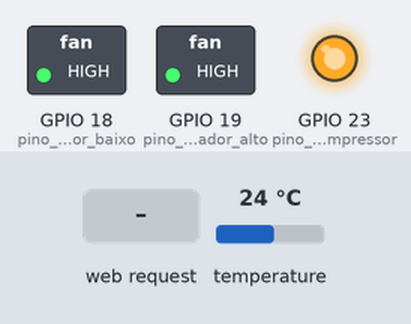
This sketch was run on a simulated ESP32. Shown: switched loads named in the sketch (green lamp = pin HIGH), output pins drawn as LEDs (lit = HIGH). The inputs (shaded band) are chosen by the test bench; at power-on: temperature 24 °C. WiFi joins after 1.5 s; servers stay silent unless stated; what the sketch prints to the serial monitor is not drawn.

Above: at 2.7 s.
2.8 s: HTTP request GET /ligar-desligar received
At 4.3 s:
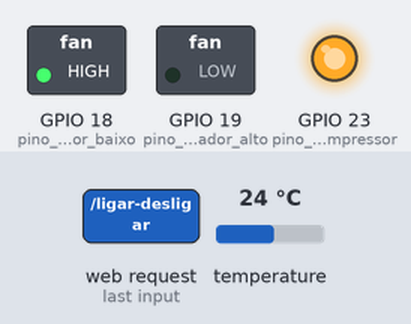
5.2 s: HTTP request GET /v1 received
At 7.1 s:
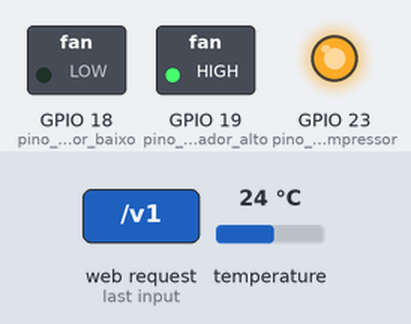
7.5 s: HTTP request GET /v2 received
At 8.7 s:
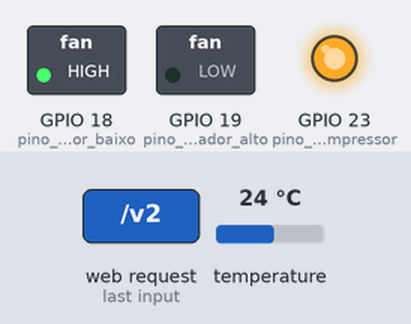
9.8 s: HTTP request GET /v0 received
At 11.5 s:
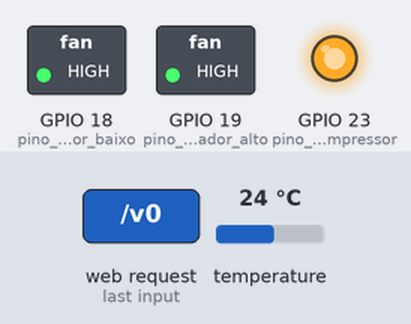
Timing chart, 0 to 13.0 s (numbered marks = the images above; inputs shaded):
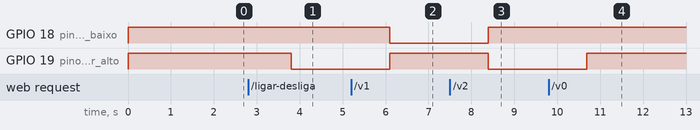

The sketch:

placa-de-ar-condicionado.ino
```cpp
#include <WiFi.h>
#include <DallasTemperature.h>
#include <OneWire.h>

#define pino_compressor 23
#define pino_sensor_temperatura 21
#define pino_ventilador_baixo 18
#define pino_ventilador_alto 19


const char* ssid = "SUA_REDE"; //ssid da rede
const char* password =  "SENHA"; //senha da rede
WiFiServer server(80);


OneWire onewire(pino_sensor_temperatura);
DallasTemperature sensors(&onewire);

float lerTemperatura() {
  sensors.requestTemperatures();
   float temperatura = sensors.getTempCByIndex(0);
  return temperatura;
}

float temperaturaDesejada = 20;

void diminuirTemperatura(){
  if(temperaturaDesejada > 15){
    temperaturaDesejada--;
  }
}

void aumentarTemperatura(){
  if(temperaturaDesejada < 35){
    temperaturaDesejada++;
  }
}


/*************************COMPRESSOR*************************/
//O relé do compressor tem a lógica invertida pois ele ativa no nível lógico LOW;
//E desativa com o nível lógico HIGH.

bool compressorLigado = false;

void ligarCompressor(){
  digitalWrite(pino_compressor, LOW);
  compressorLigado = true;
}

void desligarCompressor(){
  digitalWrite(pino_compressor, HIGH);
  compressorLigado = false;
}


const int intervalo_compressor = 90000; //milissegundos
int ultimaTrocaCompressor = -90000;
bool arCondicionadoLigado = false;

bool trocarEstadoCompressor(int agora){
  if (agora - ultimaTrocaCompressor >= intervalo_compressor){
    ultimaTrocaCompressor = agora;
    return true;
  }

  return false;
}


/*************************VENTILADORES*************************/
float potenciaVentiladorDesejada = 0;

void ventiladorDesligado(){
  digitalWrite(pino_ventilador_baixo, HIGH);
  digitalWrite(pino_ventilador_alto, HIGH);
}

void ventiladorBaixo(){
  digitalWrite(pino_ventilador_baixo, LOW);
  digitalWrite(pino_ventilador_alto, HIGH);
}

void ventiladorAlto(){
  digitalWrite(pino_ventilador_baixo, HIGH);
  digitalWrite(pino_ventilador_alto, LOW);
}

/*********************ON/OFF*********************/

void desligarArCondicionado(int agora){
  if(trocarEstadoCompressor(agora)){
    desligarCompressor();
  }

  ventiladorDesligado();
}

//Verifica se o usuário clicou no estado de "Ventilação desligada" naquele instante
bool clicou = false;


void refrigerar(int agora){
  if(!compressorLigado){
    if(trocarEstadoCompressor(agora)){
      ligarCompressor();
    }
  }

  if(potenciaVentiladorDesejada == 0 and !clicou){
    potenciaVentiladorDesejada = 2;
  }
}


void setup() {
  pinMode(pino_compressor, OUTPUT);
  pinMode(pino_ventilador_baixo, OUTPUT);
  pinMode(pino_ventilador_alto, OUTPUT);

  digitalWrite(pino_compressor, HIGH);
  digitalWrite(pino_ventilador_baixo, HIGH);
  digitalWrite(pino_ventilador_alto, HIGH);
  Serial.begin(115200);

  //Inicia a conexão WiFi
  WiFi.begin(ssid, password);

  while (WiFi.status() != WL_CONNECTED) {
    delay(500);
    Serial.println("Conectando...");
  }
  Serial.print("Conectado a ");
  Serial.println(ssid);
  Serial.println(WiFi.localIP());
  server.begin();
  //Para estabelecer a conexão, é necessário abrir um browser e digitar o endereço IP correspondente
}

void loop()
{
  float temperaturaAtual = lerTemperatura();
  int agora = millis();

  if(arCondicionadoLigado)
  {
    if(temperaturaAtual > temperaturaDesejada){
      refrigerar(agora);
    }else{
      if(compressorLigado && trocarEstadoCompressor(agora)){
        desligarCompressor();
      }
    }

    if(potenciaVentiladorDesejada == 2){
      ventiladorAlto();
    } else if(potenciaVentiladorDesejada == 1){
      ventiladorBaixo();
    } else if(potenciaVentiladorDesejada == 0){
      ventiladorDesligado();
    }
  }else
  {
    desligarArCondicionado(agora);
  }


  WiFiClient client = server.available(); //Avalia se existe um cliente disponível para estabelecer a conexão

  if (client)
  {
    Serial.println("Novo cliente conectado.");
    String currentLine = "";
    while (client.connected())
    {
      if (client.available())
      {
        char c = client.read();
        Serial.write(c);
        if (c == '\n')
        {
          if (currentLine.length() == 0)
          {
            client.println("HTTP/1.1 200 OK");
            client.println("Content-type:text/html");
            client.println();
            client.print("<!DOCTYPE html><html lang=\"pt-BR\"><head>");
            client.print("<meta charset=\"UTF-8\">");
            client.print("<meta name=\"viewport\" content=\"width=device-width, initial-scale=1\">");
            client.print("<link rel=\"stylesheet\" href=\"https://fonts.googleapis.com/css2?family=Material+Symbols+Sharp:opsz,wght,FILL,GRAD@20..48,100..700,0..1,-50..200\"/>");
            client.print("<title>Controle Ar Condicionado</title>");

            /* ===== CSS Responsivo ===== */
            client.print("<style>");
            client.print(":root{--bg:#000;--panel:#131819;--text:#fff;--muted:#8aa0a3;--btn:#444;--radius:12px;");
            client.print("--fs-xxl:clamp(3rem,10vw,9rem);--fs-xl:clamp(1.25rem,3.5vw,2rem);--fs-lg:clamp(1rem,2.8vw,1.5rem);");
            client.print("--fs-md:clamp(0.95rem,2.2vw,1.15rem);--fs-sm:clamp(0.85rem,1.9vw,1rem);--gap:clamp(12px,2.5vw,20px);}");
            client.print("*{box-sizing:border-box;}html,body{height:100%;}body{margin:0;font-family:Arial,Helvetica,sans-serif;color:var(--text);background:var(--bg);}");
            client.print(".main{min-height:100vh;display:flex;flex-direction:column;gap:var(--gap);background:var(--panel);padding:clamp(12px,3vw,24px);}");
            client.print(".display{display:flex;flex-direction:column;gap:clamp(8px,2vw,12px);}#on-off{font-size:var(--fs-lg);font-weight:600;margin:0;color:var(--muted);}");
            client.print(".temperatura{display:flex;align-items:flex-end;justify-content:center;gap:clamp(8px,2.5vw,16px);padding:clamp(8px,2.5vw,16px);border-radius:var(--radius);background:#0c1011;}");
            client.print("#temp{font-size:var(--fs-xxl);line-height:1;font-weight:800;margin:0;}#celsius{font-size:clamp(1.2rem,4vw,2rem);margin:0 0 clamp(8px,1.8vw,12px) 0;color:var(--muted);font-weight:600;}");
            client.print(".textInfo{font-size:var(--fs-lg);text-align:center;margin:clamp(8px,2vw,16px) 0 0 0;font-weight:500;}");
            client.print(".ajusteTemp{display:grid;grid-template-columns:repeat(4,minmax(0,1fr));gap:var(--gap);} .btn{display:flex;align-items:center;justify-content:center;gap:10px;");
            client.print("padding:clamp(10px,3vw,14px);background:var(--btn);border-radius:var(--radius);text-decoration:none;color:var(--text);font-size:var(--fs-lg);font-weight:600;min-height:52px;transition:transform .08s ease,opacity .15s ease;user-select:none;-webkit-tap-highlight-color:transparent;}");
            client.print(".btn:active{transform:scale(.98);opacity:.9;} .icon{font-size:clamp(28px,6vw,40px);}");
            client.print(".velocidades{display:flex;flex-wrap:wrap;gap:var(--gap);justify-content:center;align-items:center;background:#0b0f10;padding:clamp(10px,3vw,16px);border-radius:var(--radius);}");
            client.print("input[type=radio]{position:absolute;opacity:0;pointer-events:none;} .radio{display:flex;align-items:center;gap:10px;padding:clamp(10px,2.8vw,14px) clamp(14px,4vw,18px);border-radius:var(--radius);text-decoration:none;color:var(--text);background:#1a2224;font-size:var(--fs-md);min-height:48px;transition:background .15s ease,transform .08s ease;}");
            client.print(".radio:active{transform:scale(.98);} .radio:hover{background:#213034;} .velocidades a{text-decoration:none;} .row{display:flex;flex-wrap:wrap;gap:var(--gap);align-items:center;justify-content:center;} .grow{flex:1 1 220px;}");
            client.print("@media(max-width:860px){.ajusteTemp{grid-template-columns:repeat(2,minmax(0,1fr));}}");
            client.print("@media(max-width:480px){.ajusteTemp{grid-template-columns:1fr;}.textInfo{font-size:var(--fs-md);}}");
            client.print("</style>");
            client.print("</head>");

            /* ===== BODY ===== */
            client.print("<body><div class=\"main\"><div class=\"display\">");

            /* ON/OFF */
            client.print("<h1 id=\"on-off\">");
            client.print(arCondicionadoLigado ? "Ligado" : "Desligado");
            client.print("</h1>");

            /* TEMPERATURA */
            client.print("<div class=\"temperatura\"><h1 id=\"temp\">");
            if (arCondicionadoLigado) { client.print(temperaturaDesejada); } else { client.print("--"); }
            client.print("</h1><h1 id=\"celsius\">°C</h1></div>");

            /* MODO DE VENTILAÇÃO */
            client.print("<h1 class=\"textInfo\">Modo de Ventilação: ");
            if (arCondicionadoLigado) {
              if (potenciaVentiladorDesejada == 1)      client.print("Baixa");
              else if (potenciaVentiladorDesejada == 2) client.print("Alta");
              else                                      client.print("Desligado");
            } else {
              client.print("Desligado");
            }
            client.print("</h1></div>");

            /* AÇÕES PRINCIPAIS */
            client.print("<div class=\"ajusteTemp\">");
            /* Ligar/Desligar */
            client.print("<a class=\"btn\" href=\"/ligar-desligar\"><span class=\"material-symbols-sharp icon\">power_settings_new</span><span>");
            client.print(arCondicionadoLigado ? "Desligar" : "Ligar");
            client.print("</span></a>");
            /* Info */
            client.print("<a class=\"btn\" href=\"/info\"><span class=\"material-symbols-sharp icon\">info</span><span>Info</span></a>");
            /* Aumentar */
            client.print("<a class=\"btn\" href=\"/mais\"><span class=\"material-symbols-sharp icon\">add</span><span>Aumentar</span></a>");
            /* Diminuir */
            client.print("<a class=\"btn\" href=\"/menos\"><span class=\"material-symbols-sharp icon\">remove</span><span>Diminuir</span></a>");
            client.print("</div>");

            /* VELOCIDADES */
            client.print("<div class=\"velocidades\">");
            /* V1 */
            client.print("<a href=\"/v1\" class=\"radio grow\"><input class=\"ajust-radio\" type=\"radio\" name=\"radio\" id=\"radio1\">");
            client.print("<span class=\"material-symbols-sharp\">air</span><span>Velocidade Baixa</span></a>");
            /* V2 */
            client.print("<a href=\"/v2\" class=\"radio grow\"><input class=\"ajust-radio\" type=\"radio\" name=\"radio\" id=\"radio2\">");
            client.print("<span class=\"material-symbols-sharp\">air</span><span>Velocidade Alta</span></a>");
            /* V0 */
            client.print("<a href=\"/v0\" class=\"radio grow\"><input class=\"ajust-radio\" type=\"radio\" name=\"radio\" id=\"radio3\">");
            client.print("<span class=\"material-symbols-sharp\">air</span><span>Ventilador Desligado</span></a>");
            client.print("</div>");

            client.print("</div></body></html>");
            client.println();


            break;
          }
          else
          {
            currentLine = "";
          }
        }else if (c != '\r')
        {
          currentLine += c;
        }

        //CHAMADAS DA INTERAÇÃO DO USUÁRIO
        if (currentLine.endsWith("GET /ligar-desligar"))
        {
          arCondicionadoLigado = !arCondicionadoLigado;
        }

        if (currentLine.endsWith("GET /mais"))
        {
          aumentarTemperatura();
        }

        if (currentLine.endsWith("GET /menos"))
        {
          diminuirTemperatura();
        }

        if (currentLine.endsWith("GET /v2"))
        {
          potenciaVentiladorDesejada = 2;
          clicou = false;
        }

        if(currentLine.endsWith("GET /v1"))
        {
          potenciaVentiladorDesejada = 1;
          clicou = false;
        }

        if(currentLine.endsWith("GET /v0")){
          potenciaVentiladorDesejada = 0;
          clicou = true;
        }

        if(currentLine.endsWith("GET /info")){
          Serial.print("Temperatura Desejada: ");
          Serial.print(temperaturaDesejada);
          Serial.print("°C | Temperatura do ambiente: ");
          Serial.print(temperaturaAtual);
          Serial.println("°C");
          Serial.println();
          Serial.print("Compressor: ");
          Serial.println(compressorLigado ? "Ligado" : "Desligado");
          Serial.print("Tempo decorrido: ");
          Serial.println(agora);
          Serial.println();
        }

      }
    }
    client.stop();
    Serial.println("Desconectado.");
  }else{
    Serial.print(".");
  }

}
```

Measured:
- after the input at 2.8 s, GPIO 19 (pino_ventilador_alto): HIGH → LOW after 1.0 s
- after the input at 5.2 s, GPIO 18 (pino_ventilador_baixo): HIGH → LOW after 0.90 s; GPIO 19 (pino_ventilador_alto): LOW → HIGH after 0.90 s
- after the input at 7.5 s, GPIO 18 (pino_ventilador_baixo): LOW → HIGH after 0.89 s; GPIO 19 (pino_ventilador_alto): HIGH → LOW after 0.89 s
- after the input at 9.8 s, GPIO 19 (pino_ventilador_alto): LOW → HIGH after 0.89 s
